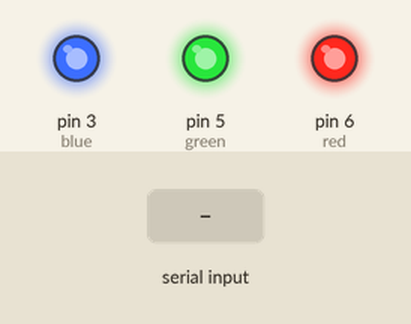
A sketch run on a simulated Arduino Uno, built with avr-gcc and run on an emulated ATmega328P. Parts: output pins drawn as LEDs (lit = HIGH). The inputs (shaded band) are chosen by the test bench.

Above: at 1.2 s.
1.3 s: "r\n" received over Serial
At 2.4 s:
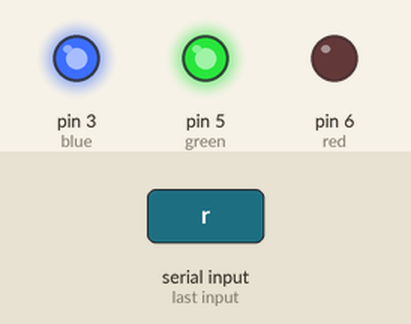
2.8 s: byte 103 ('g') received over Serial
At 3.5 s:
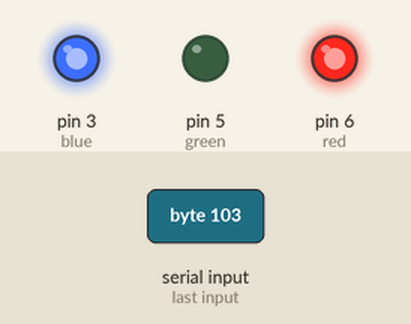
4.3 s: byte 98 ('b') received over Serial
At 4.7 s:
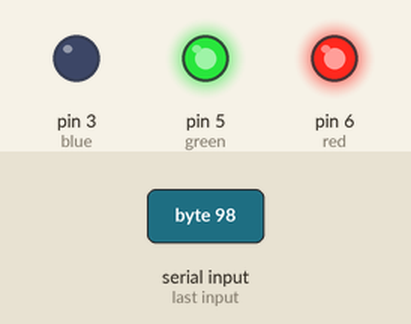
5.8 s: "g\n" received over Serial
At 7.0 s:
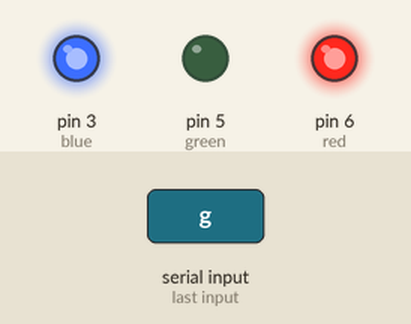
7.3 s: "b\n" received over Serial
At 8.1 s:
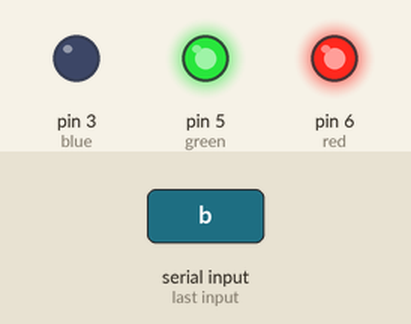
Timing chart, 0 to 9.8 s (numbered marks = the images above; inputs shaded):
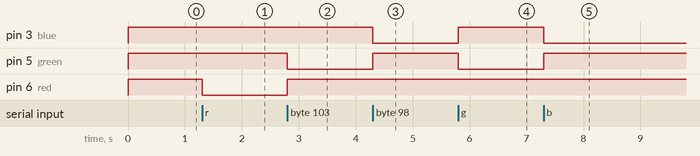

Measured:
- after the input at 1.3 s, pin 6 (red): HIGH → LOW at once
- after the input at 2.8 s, pin 5 (green): HIGH → LOW at once; pin 6 (red): LOW → HIGH at once
- after the input at 4.3 s, pin 3 (blue): HIGH → LOW at once; pin 5 (green): LOW → HIGH at once
- after the input at 5.8 s, pin 3 (blue): LOW → HIGH at once; pin 5 (green): HIGH → LOW at once
- after the input at 7.3 s, pin 3 (blue): HIGH → LOW at once; pin 5 (green): LOW → HIGH at once

The sketch:

serial-comm-computer-to-arduino-example.ino
```cpp
#define blue 3
#define green 5
#define red 6

char choice = 'r';

void setup() {
  // put your setup code here, to run once:
  Serial.begin(9600);
  pinMode(blue, OUTPUT);
  pinMode(green, OUTPUT);
  pinMode(red, OUTPUT);

  digitalWrite(blue, HIGH);
  digitalWrite(green, HIGH);
  digitalWrite(red, HIGH);

}

void loop() {
  // put your main code here, to run repeatedly:
  char c;
  if (Serial.available()) {
    c = Serial.read();

    if(c == '\n') {
     //Serial.println("Change Line");
    }
    else {
      if(c == 'r') {
        digitalWrite(blue, HIGH);
        digitalWrite(green, HIGH);
        digitalWrite(red, LOW);
      }
      else if(c == 'g') {
        digitalWrite(blue, HIGH);
        digitalWrite(green, LOW);
        digitalWrite(red, HIGH);
      }
      else if (c == 'b') {
        digitalWrite(blue, LOW);
        digitalWrite(green, HIGH);
        digitalWrite(red, HIGH);
      }
      else {
        digitalWrite(blue, HIGH);
        digitalWrite(green, HIGH);
        digitalWrite(red, HIGH);
      }

      delay(10);
    }

  }

}
```
